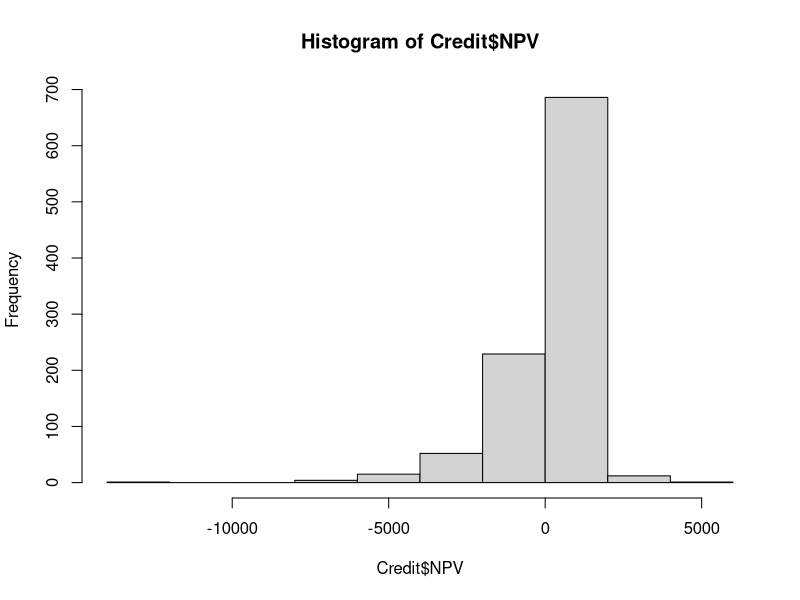
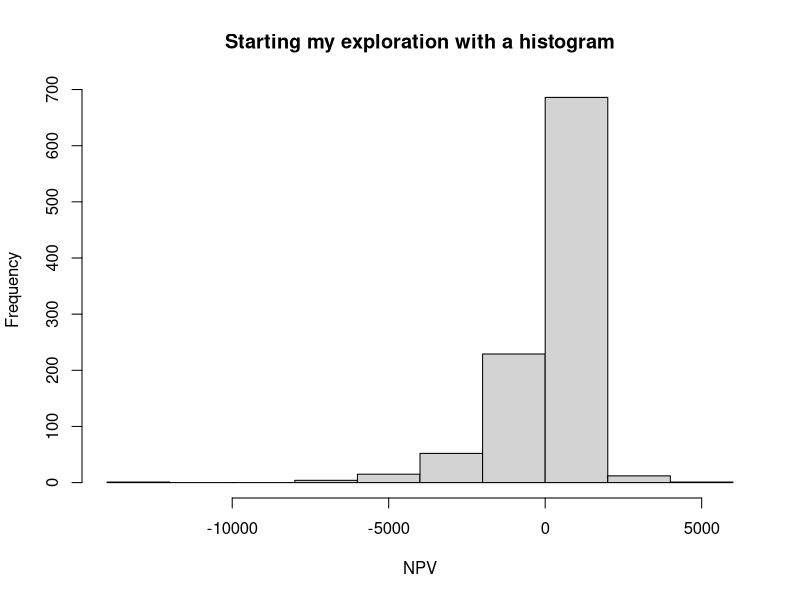
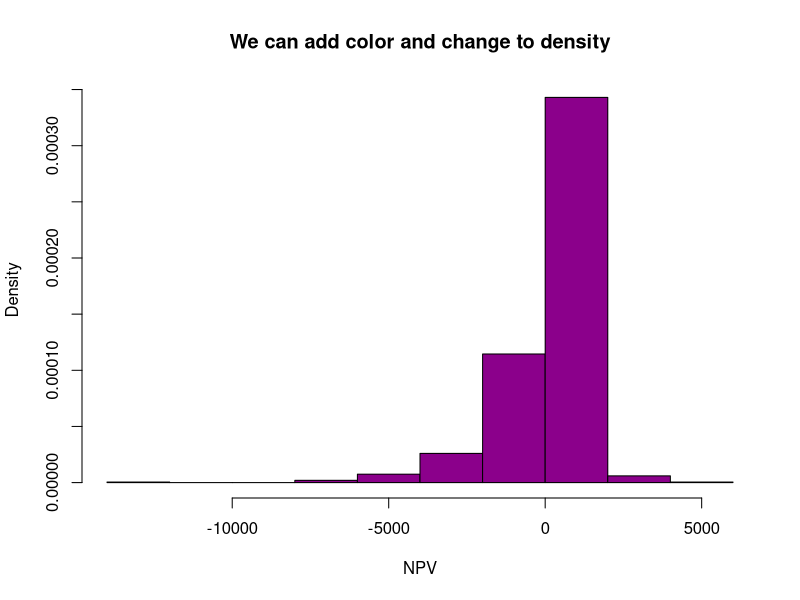
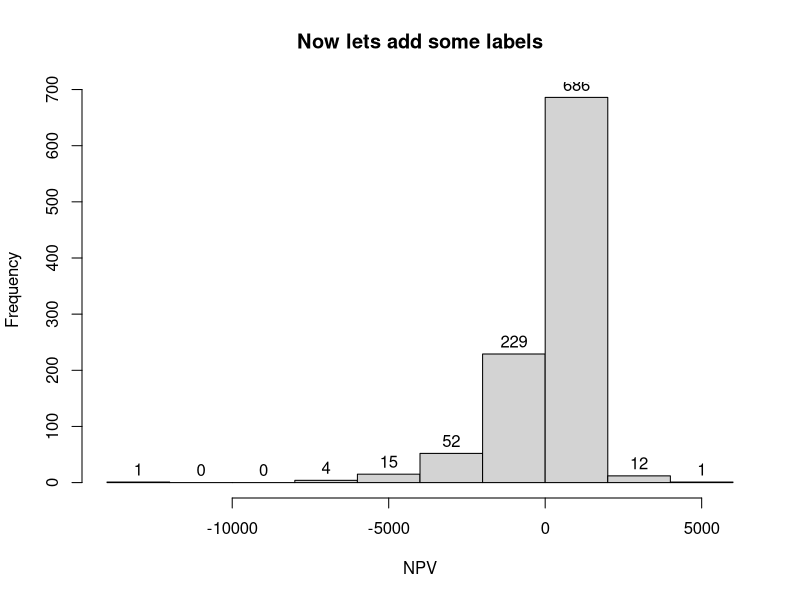
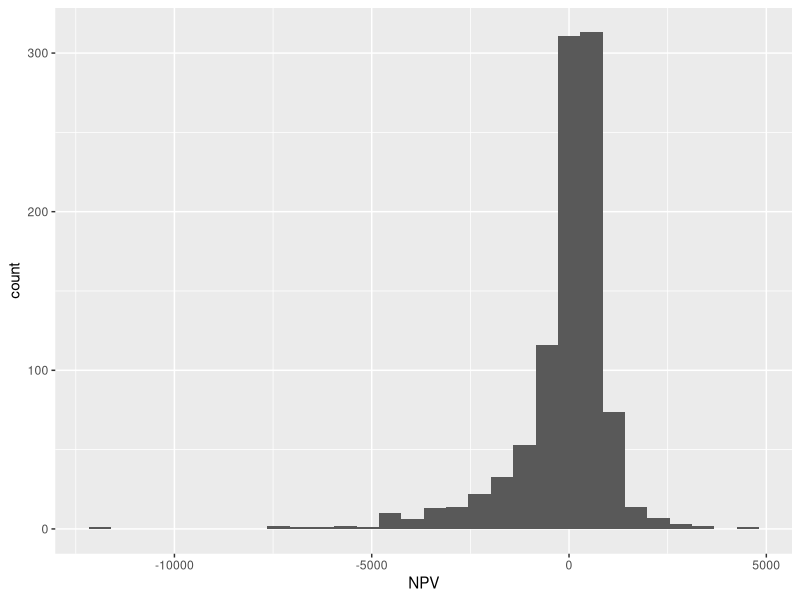
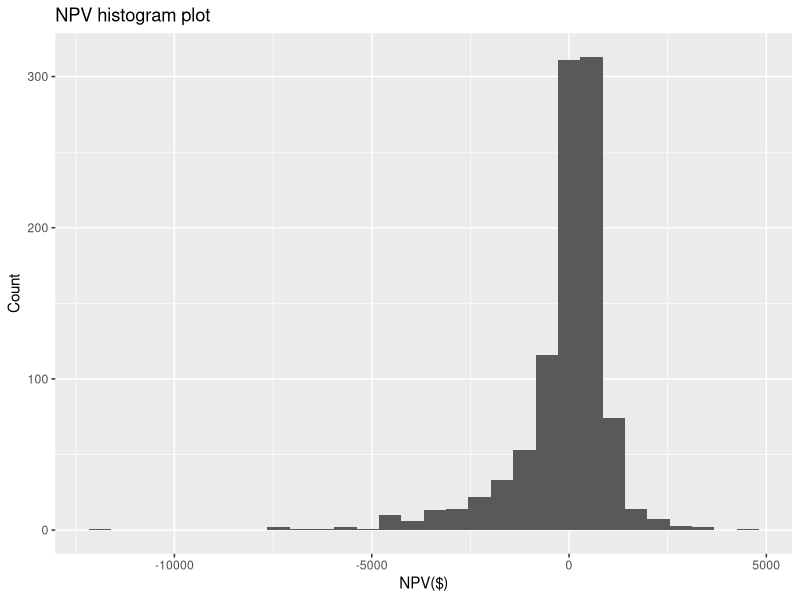
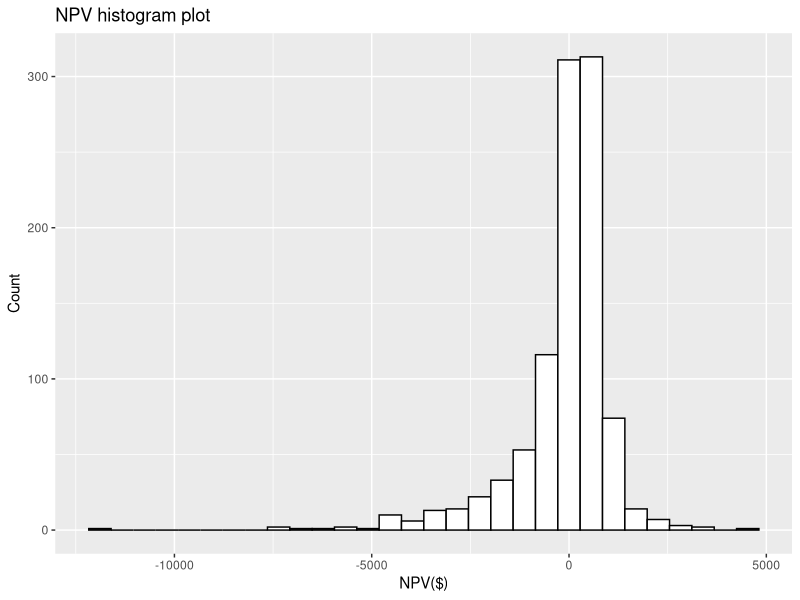
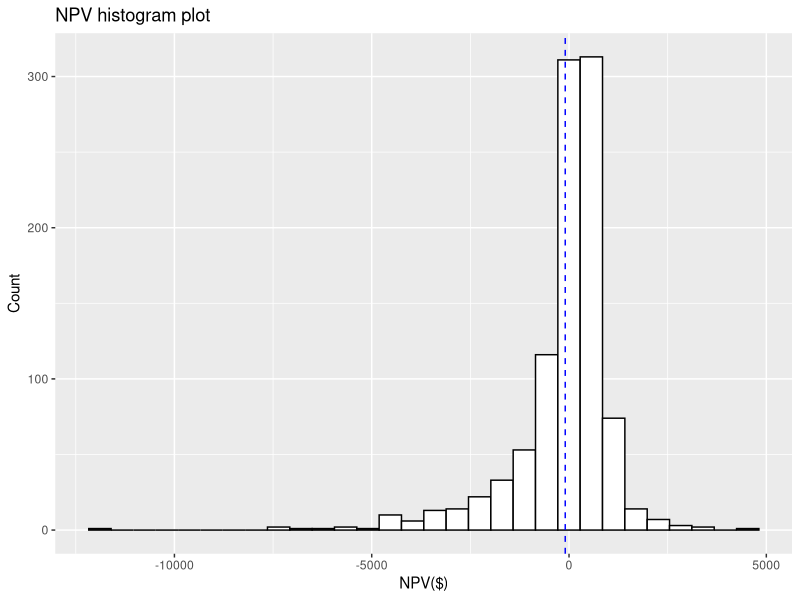

These figures' R source, in order:
#load packages
#install.packages("tidyverse")
library(tidyverse) 

# read data
Credit <- read_csv("credit_dataonly.csv")

#######################################
#Plot histogram of NPV: With basic R
######################################

#basic
hist(Credit$NPV)

#add good labels
hist(Credit$NPV, xlab="NPV", main="Starting my exploration with a histogram")

#add color and play with the y-axis
hist(Credit$NPV, xlab="NPV", main="We can add color and change to density", col="darkmagenta", freq=FALSE)

#add labels
h <- hist(Credit$NPV, xlab="NPV", main="Now lets add some labels")
text(h$mids,h$counts,labels=h$counts, adj=c(0.5, -0.5))

#######################################
#Plot a histogram of NPV: With ggplot
#######################################

#basic
ggplot(Credit, aes(x=NPV)) + geom_histogram()


#add titles
ggplot(Credit, aes(x=NPV)) + geom_histogram() + 
  labs(title="NPV histogram plot",x="NPV($)", y = "Count")

#play with colors
ggplot(Credit, aes(x=NPV)) + geom_histogram(color="black", fill="white") + 
  labs(title="NPV histogram plot",x="NPV($)", y = "Count")


#add the mean line
ggplot(Credit, aes(x=NPV)) + geom_histogram(color="black", fill="white") + 
  labs(title="NPV histogram plot",x="NPV($)", y = "Count")+
  geom_vline(aes(xintercept=mean(NPV)), color="blue",linetype="dashed")

#add the third dimension thought color, plot both and note the difference
# Change histogram plot line colors by groups
ggplot(Credit, aes(x=NPV, color=GENDER)) +  geom_histogram(fill="white") + 
  labs(title="NPV histogram plot",x="NPV($)", y = "Count")

#overlaid histograms
ggplot(Credit, aes(x=NPV, color=GENDER)) +  geom_histogram(fill="white", alpha=0.5, position="identity")+
   labs(title="NPV histogram plot",x="NPV($)", y = "Count")

#next to each other - and changing the color scheme
ggplot(Credit, aes(x=NPV, color=GENDER)) +  geom_histogram(fill="white", alpha=0.5, position="dodge") + 
  labs(title="NPV histogram plot",x="NPV($)", y = "Count")+
  scale_color_brewer(palette="Dark2")

#check out the ggplot cheat sheet: 

#######################################
#Plot a scatterplot using plot()
#######################################

#simple scatter plot
plot(Credit$AGE,Credit$NPV)

#ad labels and title
plot(Credit$AGE,Credit$NPV,
     main="Age vs NPV",
     xlab="Age",
     ylab="NPV ($)")

#add colors and shape
plot(Credit$AGE,Credit$NPV, col="deepskyblue", pch=8, 
     main="Age vs NPV",
     xlab="Age",
     ylab="NPV ($)")


#color by group
plot(Credit$AGE,Credit$NPV,col=c("red","blue")[as.factor(Credit$GENDER)],
     main="Age vs NPV",
     xlab="Age",
     ylab="NPV ($)")
legend(x="bottomright", legend = levels(as.factor(Credit$GENDER)), col=c("red","blue"), pch=1, bty="n")


#######################################
#Plot a scatterplot using ggplot()
#######################################

#basic
ggplot(Credit, aes(x=AGE, y=NPV)) + geom_point()

#add labels and title
ggplot(Credit, aes(x=AGE, y=NPV)) + geom_point() +
labs(title="My first ggplot() scatter plot",x="AGE", y="NPV($)")

#use color as the third dimension
ggplot(Credit, aes(x=AGE, y=NPV, color=as.factor(GENDER))) + geom_point() +
  labs(title="My first ggplot() scatter plot",x="AGE", y="NPV($)",color="Gender")


#change it into a bubble plot with size
ggplot(Credit, aes(x=AGE, y=NPV, size=as.factor(NUM_DEPENDENTS), color=as.factor(GENDER))) + geom_point() +
  labs(
    title="This is not a good plot",
    subtitle = "But it demonstrates the use of color, size and subtitles",
    x="AGE", y="NPV($)",size="# dependents",color="Gender")
  

#######################################
#Plot a matrix plot of AGE, CHK_ACCT, SAV_ACCT and NPV
#######################################
#for ease of coding select the columns we want to plot
plotdata<-Credit %>% select(AGE,CHK_ACCT,SAV_ACCT,NPV)
#plot!
plot(plotdata)

#adding jitter (and using ggplot)
ggplot(Credit, aes(x=CHK_ACCT, y=SAV_ACCT))+
    geom_jitter(width = 0.2, height = 0.2)

#######################################
#Boxplot in basic R
#######################################

#basic boxplots
boxplot(Credit$NPV)
boxplot(Credit$NPV~as.factor(Credit$TYPE))

#Your turn: use what you have learned to add text and colors
#hint: col = c(list your favorite colors))

#######################################
#Boxplot in ggplot()
#######################################

# Basic box plot
ggplot(Credit, aes(x=as.factor(TYPE), y=NPV)) + 
  geom_boxplot()

# go crazy with the options
ggplot(Credit, aes(x=as.factor(TYPE), y=NPV)) + 
  geom_boxplot(outlier.colour="red", outlier.shape=8,
               outlier.size=4)

#your turn: add text colors, google how to add the average!


#############################################
############ PART II ########################
############################################

#add the forecast package for easy error measures
library(forecast)

#to make our lives a little easier lets define which variables should be factors
Credit$GENDER<-factor(Credit$GENDER)
Credit$CHK_ACCT<-factor(Credit$CHK_ACCT)
Credit$SAV_ACCT<-factor(Credit$SAV_ACCT)
Credit$HISTORY<-factor(Credit$HISTORY)
Credit$PRESENT_RESIDENT<-factor(Credit$PRESENT_RESIDENT)
Credit$EMPLOYMENT<-factor(Credit$EMPLOYMENT)
Credit$JOB<-factor(Credit$JOB)
Credit$TYPE<-factor(Credit$TYPE)

#For all of us to get the same results, lets set the seed of the random number generator:
set.seed(1)

#Now lets split up the Credit data into 70% training and 30% testing : 
Train <- Credit %>% sample_frac(0.7) 
Validation <- Credit %>% anti_join(Train, by="OBS") 

#Our goal is to predict NPV based on the characteristics of the credit applicant. 
#use what you have learned from our exploration and add some key variables: 
lm1 <- lm(NPV ~ AGE + CHK_ACCT+ SAV_ACCT + NUM_CREDITS + DURATION, data=Train)
summary(lm1)

#Analyzing predictive performance:
Lm_Train_Predictions <- predict(lm1)
Lm_Validation_Predictions <- predict(lm1, newdata=Validation)

# training
accuracy(Lm_Train_Predictions, Train$NPV)
# validation
accuracy(Lm_Validation_Predictions, Validation$NPV)

#can you do better? 

#we can also implement variable selection 

############ adding varible selection #################

#resplit
Train <- Credit %>% sample_frac(0.7) 
Validation <- Credit %>% anti_join(Train, by="OBS") 

#Now we can run a stepwise regression, it takes two steps: 
#first we need to define the full model, then we feed that into the stepwise regression

#define a linear regression model using all variables except OBS and CREDIT_EXTENDED
lm1 <- lm(NPV ~ .-OBS -CREDIT_EXTENDED, data=Train)

#fit a backwards regression
lm.step <- step(lm1, direction = "backward")
summary(lm.step)  # Which variables did it drop?

#Your turn: get the predictions and performance measures

#to compare to forward selection or stepwise selction change the direciton to "forward" or "both"



#####################################################
############# PART III #############################
##################################################

#If you want to analyze the predictions in Excel, this code will add a sample
#indicator and the predictions to the Credit dataset

#add the predictions to the training and testing sets 
Train<-data.frame(Train, "Predicted" = Lm_Train_Predictions)
Validation<-data.frame(Validation, "Predicted" = Lm_Validation_Predictions)

#add an indicator of whether the data was in the Training or Validation
Train <- Train %>% mutate(MySample="T")
Validation <- Validation %>% mutate(MySample="V") 

#combine the training and testing
Credit<-rbind(Train,Validation)

#write the results to a flat file 
write.csv(Credit,"credit_with_predictions.csv", row.names = FALSE)